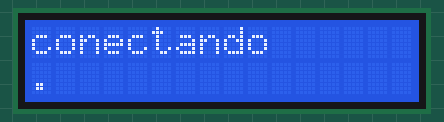
A sketch run on a simulated ESP8266 (NodeMCU). Parts: 16×2 character LCD. WiFi joins after 1.5 s; servers stay silent unless stated.

Above: at 0.6 s.
At 1.7 s:
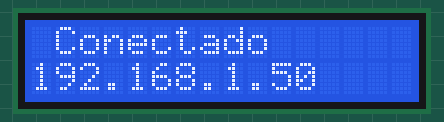

The sketch:

Nodemcu_LCD.ino
```cpp
#include <Wire.h>
#include <LiquidCrystal_I2C.h>
#include <ESP8266WiFi.h>

//WIFI
const char* ssid = "";
const char* senha = "";

//LCD
LiquidCrystal_I2C lcd(0x27, 16, 2); //FUNÇÃO DO TIPO "LiquidCrystal_I2C"

void setup()
{
  lcd.init();
  lcd.backlight();

  WiFi.begin(ssid,senha);
  lcd.setCursor(0,0);
  lcd.print("conectando");

  while(WiFi.status() != WL_CONNECTED){
    delay(500);
    lcd.setCursor(0,1);
    lcd.print(".");
    }

    lcd.clear();
    lcd.setCursor(1,0);
    lcd.print("Conectado");
    lcd.setCursor(0,1);
    lcd.print(WiFi.localIP());
}


void loop(){}
```

Measured:
- what the display in image 0 shows lasts 1.0 s, from 0.6 s to 1.6 s
